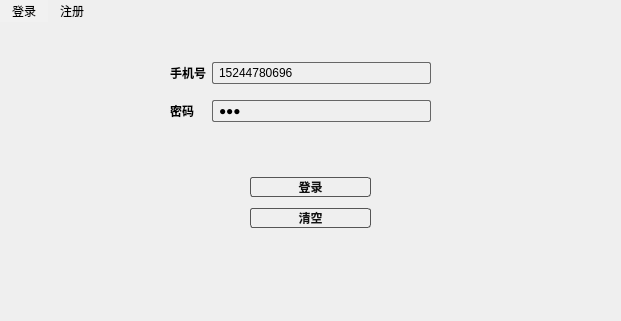
<?xml version="1.0" encoding="UTF-8"?>
<ui version="4.0">
 <class>LoginDialog</class>
 <widget class="QDialog" name="LoginDialog">
  <property name="geometry">
   <rect>
    <x>0</x>
    <y>0</y>
    <width>621</width>
    <height>321</height>
   </rect>
  </property>
  <property name="windowTitle">
   <string>Dialog</string>
  </property>
  <property name="styleSheet">
   <string notr="true">QDialog
{
    border-image: url(:/tb/nj.png) 0 0 0 0 stretch stretch;
}

QTabWidget::pane
{
    border: none;
    background-color: transparent;
}

QTabWidget::tab-bar
{
    background-color: transparent;
}

QTabBar::tab
{
    background-color: transparent;
    padding: 4px 12px;
}

QTabBar::tab:selected
{
    background-color: rgba(255,255,255,30);
}

/* 输入框样式 */
QLineEdit{
    background-color: rgba(255,255,255,135);
    border: 1px solid #666666;
    border-radius: 2px;
    padding: 2px 4px;
}

/* 按钮样式 */
QPushButton{
    background-color: rgba(255,255,255,90);
    border:1px solid #555555;
    color:#111111;
    border-radius:3px;
}
QPushButton:hover{
    background-color: rgba(255,255,255,150);
}
</string>
  </property>
  <widget class="QTabWidget" name="tb_login">
   <property name="geometry">
    <rect>
     <x>0</x>
     <y>0</y>
     <width>621</width>
     <height>331</height>
    </rect>
   </property>
   <property name="minimumSize">
    <size>
     <width>621</width>
     <height>331</height>
    </size>
   </property>
   <property name="styleSheet">
    <string notr="true"/>
   </property>
   <property name="currentIndex">
    <number>0</number>
   </property>
   <widget class="QWidget" name="tab_login">
    <property name="styleSheet">
     <string notr="true">background-color: transparent;
</string>
    </property>
    <attribute name="title">
     <string>登录</string>
    </attribute>
    <widget class="QWidget" name="verticalLayoutWidget">
     <property name="geometry">
      <rect>
       <x>250</x>
       <y>150</y>
       <width>121</width>
       <height>61</height>
      </rect>
     </property>
     <layout class="QVBoxLayout" name="verticalLayout">
      <item>
       <widget class="QPushButton" name="pb_login">
        <property name="font">
         <font>
          <weight>75</weight>
          <italic>false</italic>
          <bold>true</bold>
         </font>
        </property>
        <property name="text">
         <string>登录</string>
        </property>
       </widget>
      </item>
      <item>
       <widget class="QPushButton" name="pb_clear">
        <property name="font">
         <font>
          <weight>75</weight>
          <bold>true</bold>
         </font>
        </property>
        <property name="text">
         <string>清空</string>
        </property>
       </widget>
      </item>
     </layout>
    </widget>
    <widget class="QWidget" name="gridLayoutWidget_2">
     <property name="geometry">
      <rect>
       <x>170</x>
       <y>30</y>
       <width>261</width>
       <height>81</height>
      </rect>
     </property>
     <layout class="QGridLayout" name="gridLayout_3">
      <item row="1" column="0">
       <widget class="QLabel" name="lb_passward">
        <property name="font">
         <font>
          <weight>75</weight>
          <bold>true</bold>
         </font>
        </property>
        <property name="text">
         <string>密码</string>
        </property>
       </widget>
      </item>
      <item row="1" column="1">
       <widget class="QLineEdit" name="le_passward">
        <property name="minimumSize">
         <size>
          <width>30</width>
          <height>0</height>
         </size>
        </property>
        <property name="text">
         <string>123</string>
        </property>
        <property name="echoMode">
         <enum>QLineEdit::Password</enum>
        </property>
       </widget>
      </item>
      <item row="0" column="1">
       <widget class="QLineEdit" name="le_tel">
        <property name="minimumSize">
         <size>
          <width>30</width>
          <height>0</height>
         </size>
        </property>
        <property name="text">
         <string>15244780696</string>
        </property>
       </widget>
      </item>
      <item row="0" column="0">
       <widget class="QLabel" name="lb_tel">
        <property name="font">
         <font>
          <weight>75</weight>
          <bold>true</bold>
         </font>
        </property>
        <property name="text">
         <string>手机号</string>
        </property>
       </widget>
      </item>
     </layout>
    </widget>
   </widget>
   <widget class="QWidget" name="tab_regiser">
    <property name="styleSheet">
     <string notr="true">background-color: transparent;
</string>
    </property>
    <attribute name="title">
     <string>注册</string>
    </attribute>
    <widget class="QWidget" name="gridLayoutWidget">
     <property name="geometry">
      <rect>
       <x>180</x>
       <y>10</y>
       <width>261</width>
       <height>126</height>
      </rect>
     </property>
     <layout class="QGridLayout" name="gridLayout">
      <item row="3" column="0">
       <widget class="QLabel" name="lb_passward_2">
        <property name="font">
         <font>
          <weight>75</weight>
          <bold>true</bold>
         </font>
        </property>
        <property name="text">
         <string>密码</string>
        </property>
       </widget>
      </item>
      <item row="3" column="1">
       <widget class="QLineEdit" name="le_passward_2">
        <property name="minimumSize">
         <size>
          <width>30</width>
          <height>0</height>
         </size>
        </property>
        <property name="echoMode">
         <enum>QLineEdit::Password</enum>
        </property>
       </widget>
      </item>
      <item row="4" column="0">
       <widget class="QLabel" name="lb_passward_3">
        <property name="font">
         <font>
          <weight>75</weight>
          <bold>true</bold>
         </font>
        </property>
        <property name="text">
         <string>确认密码</string>
        </property>
       </widget>
      </item>
      <item row="4" column="1">
       <widget class="QLineEdit" name="le_passward_3">
        <property name="minimumSize">
         <size>
          <width>30</width>
          <height>0</height>
         </size>
        </property>
        <property name="echoMode">
         <enum>QLineEdit::Password</enum>
        </property>
       </widget>
      </item>
      <item row="2" column="1">
       <widget class="QLineEdit" name="le_name">
        <property name="minimumSize">
         <size>
          <width>30</width>
          <height>0</height>
         </size>
        </property>
       </widget>
      </item>
      <item row="2" column="0">
       <widget class="QLabel" name="lb_name">
        <property name="font">
         <font>
          <weight>75</weight>
          <bold>true</bold>
         </font>
        </property>
        <property name="text">
         <string>昵称</string>
        </property>
       </widget>
      </item>
      <item row="1" column="1">
       <widget class="QLineEdit" name="le_tel_2">
        <property name="minimumSize">
         <size>
          <width>30</width>
          <height>0</height>
         </size>
        </property>
       </widget>
      </item>
      <item row="1" column="0">
       <widget class="QLabel" name="lb_tel_2">
        <property name="font">
         <font>
          <weight>75</weight>
          <bold>true</bold>
         </font>
        </property>
        <property name="text">
         <string>手机号</string>
        </property>
       </widget>
      </item>
     </layout>
    </widget>
    <widget class="QWidget" name="verticalLayoutWidget_2">
     <property name="geometry">
      <rect>
       <x>250</x>
       <y>160</y>
       <width>121</width>
       <height>51</height>
      </rect>
     </property>
     <layout class="QVBoxLayout" name="verticalLayout_2">
      <item>
       <widget class="QPushButton" name="pb_regiser">
        <property name="font">
         <font>
          <weight>75</weight>
          <bold>true</bold>
         </font>
        </property>
        <property name="text">
         <string>注册</string>
        </property>
       </widget>
      </item>
      <item>
       <widget class="QPushButton" name="pb_clear_2">
        <property name="font">
         <font>
          <weight>75</weight>
          <bold>true</bold>
         </font>
        </property>
        <property name="text">
         <string>清空</string>
        </property>
       </widget>
      </item>
     </layout>
    </widget>
   </widget>
  </widget>
 </widget>
 <tabstops>
  <tabstop>tb_login</tabstop>
  <tabstop>le_tel</tabstop>
  <tabstop>pb_regiser</tabstop>
  <tabstop>le_passward</tabstop>
  <tabstop>le_passward_3</tabstop>
  <tabstop>pb_login</tabstop>
  <tabstop>le_passward_2</tabstop>
  <tabstop>le_name</tabstop>
  <tabstop>le_tel_2</tabstop>
  <tabstop>pb_clear_2</tabstop>
  <tabstop>pb_clear</tabstop>
 </tabstops>
 <resources/>
 <connections/>
</ui>
